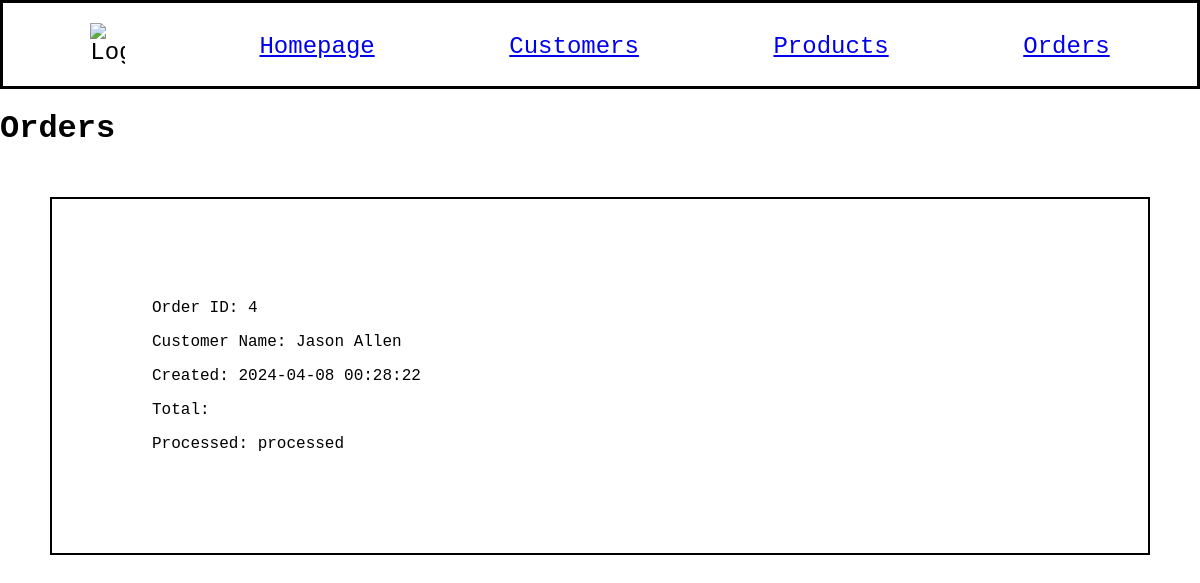
The page /orders on the database as committed earlier.
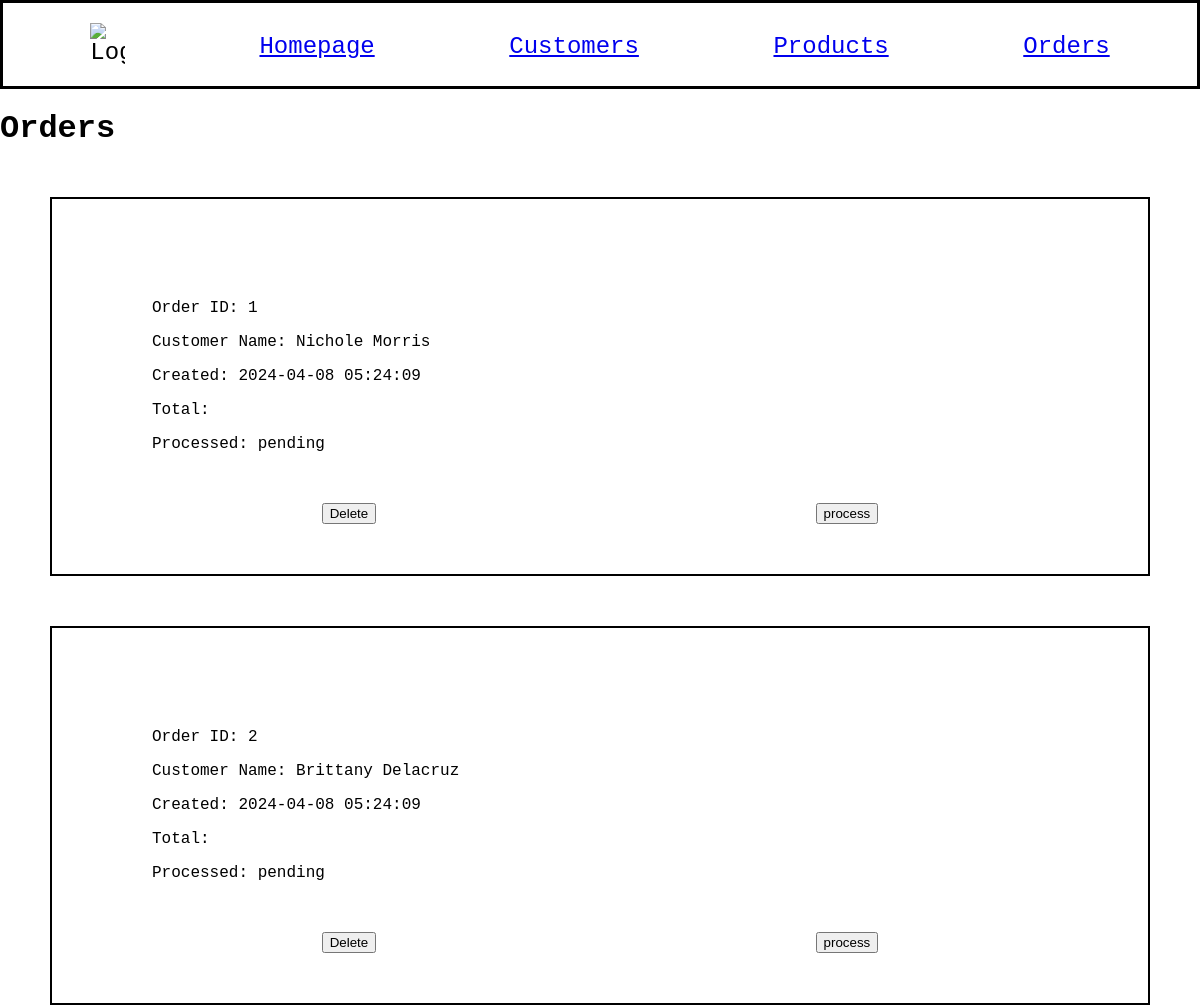
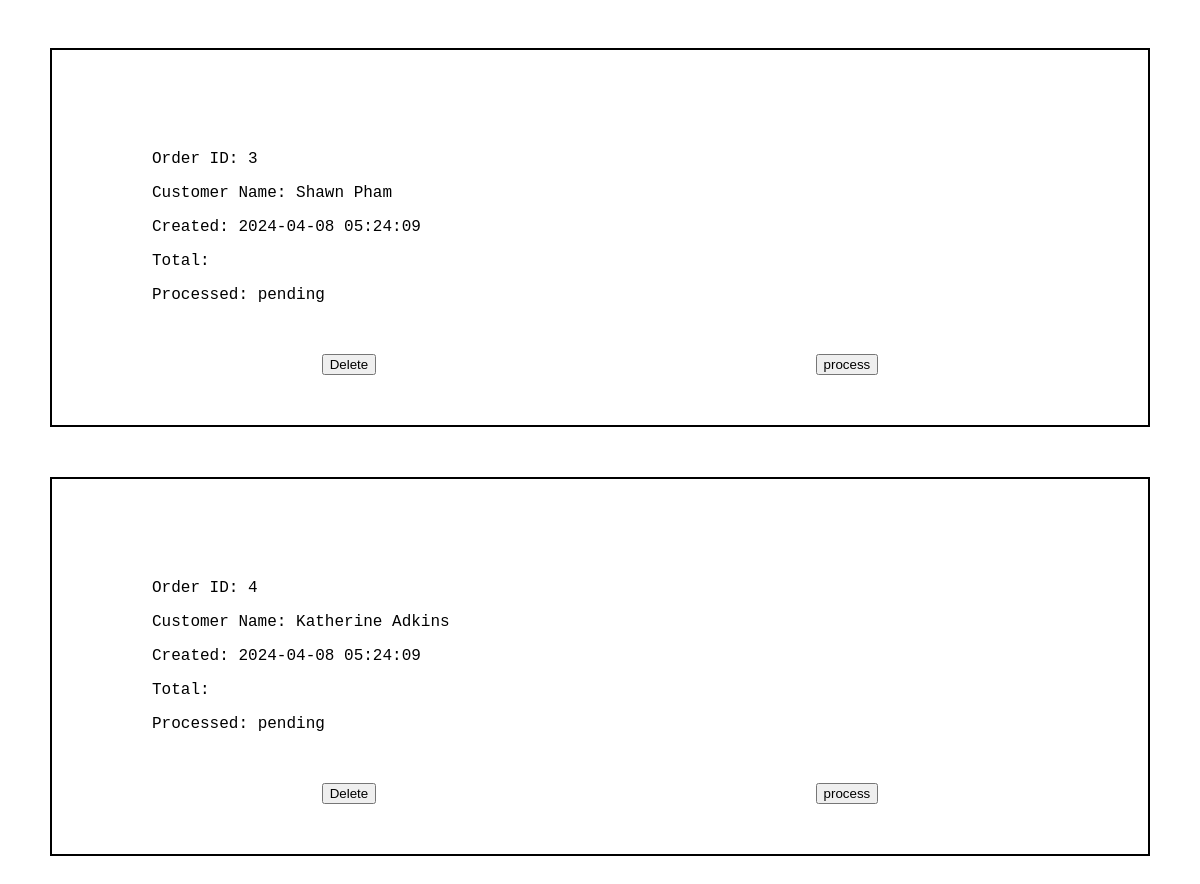
The same page on the database as committed later (2 pictures, top to bottom).
### models.py (models this page shows, shortened)
class Order(db.Model):
    id = mapped_column(Integer, primary_key=True)
    customer_id = mapped_column(Integer, ForeignKey(Customer.id), nullable=False)
    created = mapped_column(DateTime, default=func.now())
    processed = mapped_column(DateTime, nullable=True, default=None)
    customer = relationship("Customer", back_populates="orders")
    items = relationship("ProductOrder", back_populates="order")
    strategy = mapped_column(String(20), nullable=False, default="adjust")

class Customer(db.Model):
    id = mapped_column(Integer, primary_key=True)
    name = mapped_column(String(200), nullable=False, unique=True)
    phone = mapped_column(String(20), nullable=False)
    balance = mapped_column(Numeric, nullable=False, default=100)
    orders = relationship("Order")

### app.py (the view)
@app.route("/orders")
def orders():
    statement = select(Order).order_by(Order.id)
    records = db.session.execute(statement)
    app_data = records.scalars()
    return render_template("orders.html", orders=app_data)

### templates/orders.html (shortened to what this page needs)
{% extends "base.html" %}
{% block content %}
<h1>Orders</h1>
{% for order in orders %}
<div id="ord_container">
    {% set class_name = "pending" %}
    {% if order.processed %}
        {% set class_name = "processed" %}
    {% endif %}
    <div class="{{ class_name }}" id="ord_info">
        <p>Order ID: {{ order.id }}</p>
        <p>Customer Name: {{ order.customer.name }}</p>
        <p>Created: {{ order.created }}</p>
        <p>Total: {{ order.total }}</p>
        <p>Processed: {{ class_name }}</p>
    </div>
    {% if class_name == "pending"%}
        <div id="buttons">
            <form method="POST" action="{{ url_for('order_delete', order_id=order.id) }}">
                <button type="submit">Delete</button>
            </form>
            <form method="POST" action="{{ url_for('order_update', order_id=order.id) }}">
                <button type="submit">process</button>
            </form>
        </div>
    {% endif%}
</div>
{% endfor %}
{% endblock %}

### templates/base.html (shortened to what this page needs)
<!doctype html>
<html lang="en">
    <head>
        <link rel="stylesheet" href="{{ url_for('static', filename='style.css') }}">
    </head>
    <body>
        <nav>
            <img src="https://cdn-icons-png.flaticon.com/128/4507/4507860.png" alt="Logo" style="width: 3%;">
            <a href="{{ url_for('home') }}">Homepage</a>
            <a href="{{ url_for('customers') }}">Customers</a>
            <a href="{{ url_for('products') }}">Products</a>
            <a href="{{ url_for('orders') }}">Orders</a>
        </nav>
        {% block content %}{% endblock %}
    </body>
</html>

### static/style.css (style rules this page uses)
body { background-color: rgb(255, 255, 255); margin: 0 auto; font-family: 'Courier New', Courier, monospace; }
#ord_container { margin: 50px 50px 50px 50px; border: 2px black solid; padding: 50px; }
#ord_info { margin: 50px 50px 50px 50px; }
#buttons { display: flex; justify-content: space-around; }

Rows that differ between the two databases and show on the page:
added Order: id "1", customer.name "Nichole Morris", created "2024-04-08 05:24:09", class_name "pending"
added Order: id "2", customer.name "Brittany Delacruz", created "2024-04-08 05:24:09", class_name "pending"
added Order: id "3", customer.name "Shawn Pham", created "2024-04-08 05:24:09", class_name "pending"
changed Order id 4: customer.name "Jason Allen" → "Katherine Adkins"; created "2024-04-08 00:28:22" → "2024-04-08 05:24:09"; class_name "processed" → "pending"; now shows "Delete process"
